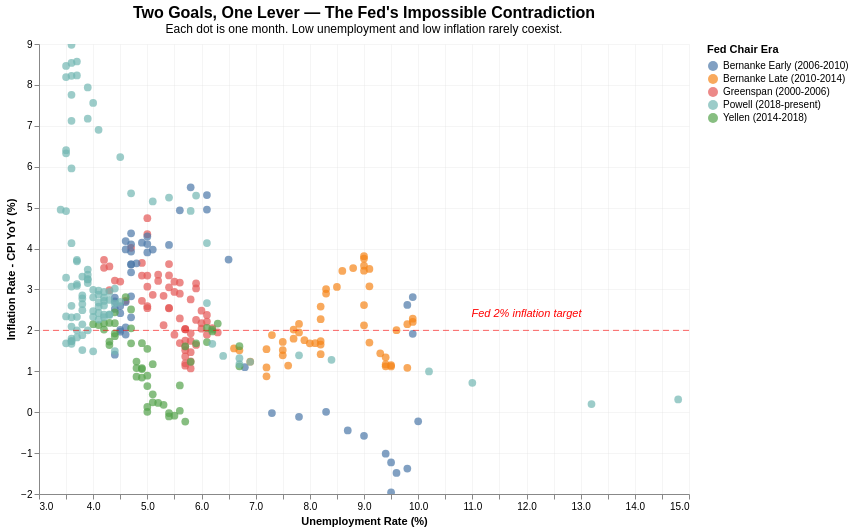

The notebook cell saved with this chart:
### Code cell
import altair as alt
import pandas as pd

# Reload data
df_plot = df.reset_index()
df_plot.columns = ['date'] + list(df_plot.columns[1:])

# Add era labels for color coding
def get_era(date):
    if date < pd.Timestamp('2006-02-01'):
        return 'Greenspan (2000-2006)'
    elif date < pd.Timestamp('2010-02-01'):
        return 'Bernanke Early (2006-2010)'
    elif date < pd.Timestamp('2014-02-01'):
        return 'Bernanke Late (2010-2014)'
    elif date < pd.Timestamp('2018-02-01'):
        return 'Yellen (2014-2018)'
    else:
        return 'Powell (2018-present)'

df_plot['era'] = df_plot['date'].apply(get_era)

# ── CHART 2 — THE CONTRADICTION ──────────────────────────────
scatter = alt.Chart(df_plot).mark_circle(size=60, opacity=0.7).encode(
    x=alt.X('unrate:Q', 
            title='Unemployment Rate (%)',
            scale=alt.Scale(zero=False)),
    y=alt.Y('cpi_yoy:Q', 
            title='Inflation Rate - CPI YoY (%)'),
    color=alt.Color('era:N',
            title='Fed Chair Era',
            scale=alt.Scale(scheme='tableau10')),
    tooltip=[
        alt.Tooltip('date:T', title='Date', format='%B %Y'),
        alt.Tooltip('unrate:Q', title='Unemployment %', format='.1f'),
        alt.Tooltip('cpi_yoy:Q', title='Inflation %', format='.1f'),
        alt.Tooltip('era:N', title='Era')
    ]
).properties(
    width=650,
    height=450,
    title=alt.TitleParams(
        text='Two Goals, One Lever — The Fed\'s Impossible Contradiction',
        subtitle='Each dot is one month. Low unemployment and low inflation rarely coexist.',
        fontSize=16,
        subtitleFontSize=12
    )
).interactive()

# Add a reference line at 2% inflation target
target_line = alt.Chart(pd.DataFrame({'y': [2]})).mark_rule(
    color='red', 
    strokeDash=[6,4],
    opacity=0.6
).encode(y='y:Q')

# Add annotation for 2% target
target_label = alt.Chart(pd.DataFrame({
    'x': [12], 
    'y': [2.4], 
    'text': ['Fed 2% inflation target']
})).mark_text(
    color='red',
    fontSize=11,
    fontStyle='italic'
).encode(
    x='x:Q',
    y='y:Q',
    text='text:N'
)

chart2 = (scatter + target_line + target_label).configure_axis(
    grid=True,
    gridOpacity=0.3
).configure_view(
    strokeWidth=0
)

chart2

### Figure 1 — Vega-Lite specification as saved in the notebook (floating-point values rounded to 4 significant figures; data arrays with more than 128 entries replaced by an {"elided": "..."} marker saying what was removed)
{"config": {"view": {"continuousWidth": 300, "continuousHeight": 300, "strokeWidth": 0}, "axis": {"grid": true, "gridOpacity": 0.3}}, "layer": [{"data": {"name": "data-f4704d8a7cb84c7571ad90b76bea687b"}, "mark": {"type": "circle", "opacity": 0.7, "size": 60}, "encoding": {"color": {"field": "era", "scale": {"scheme": "tableau10"}, "title": "Fed Chair Era", "type": "nominal"}, "tooltip": [{"field": "date", "format": "%B %Y", "title": "Date", "type": "temporal"}, {"field": "unrate", "format": ".1f", "title": "Unemployment %", "type": "quantitative"}, {"field": "cpi_yoy", "format": ".1f", "title": "Inflation %", "type": "quantitative"}, {"field": "era", "title": "Era", "type": "nominal"}], "x": {"field": "unrate", "scale": {"zero": false}, "title": "Unemployment Rate (%)", "type": "quantitative"}, "y": {"field": "cpi_yoy", "title": "Inflation Rate - CPI YoY (%)", "type": "quantitative"}}, "name": "view_69783d65a2576f47_0", "title": {"text": "Two Goals, One Lever — The Fed's Impossible Contradiction", "fontSize": 16, "subtitle": "Each dot is one month. Low unemployment and low inflation rarely coexist.", "subtitleFontSize": 12}}, {"data": {"name": "data-67dd51329816a186197179336ae77f57"}, "mark": {"type": "rule", "color": "red", "opacity": 0.6, "strokeDash": [6, 4]}, "encoding": {"y": {"field": "y", "type": "quantitative"}}}, {"data": {"name": "data-a72d5576c5ceaf3f7adfd69b43647921"}, "mark": {"type": "text", "color": "red", "fontSize": 11, "fontStyle": "italic"}, "encoding": {"text": {"field": "text", "type": "nominal"}, "x": {"field": "x", "type": "quantitative"}, "y": {"field": "y", "type": "quantitative"}}}], "height": 450, "params": [{"name": "param_1e9efca18e7a2868", "select": {"type": "interval", "encodings": ["x", "y"]}, "bind": "scales", "views": ["view_69783d65a2576f47_0"]}], "width": 650, "$schema": "https://vega.github.io/schema/vega-lite/v6.1.0.json", "datasets": {"data-f4704d8a7cb84c7571ad90b76bea687b": {"elided": "300 records"}, "data-67dd51329816a186197179336ae77f57": [{"y": 2}], "data-a72d5576c5ceaf3f7adfd69b43647921": [{"x": 12, "y": 2.4, "text": "Fed 2% inflation target"}]}}
